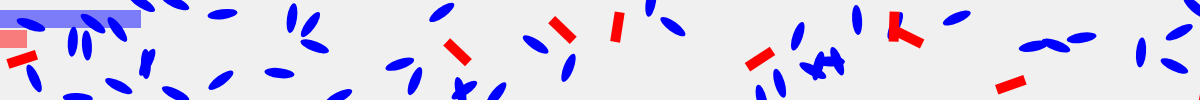
Frame 1 (no input)
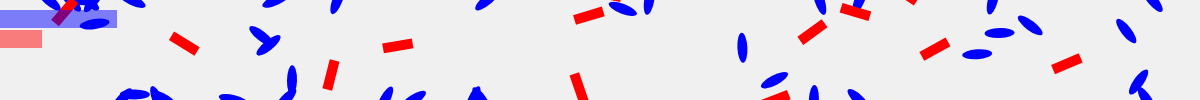
Frame 60 (no input)
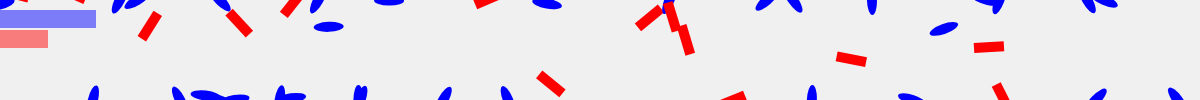
Frame 120 (the mouse pressed at the canvas centre since frame 60)

The p5.js sketch that drew these frames (run headless with seeded random() and noise() and a simulated clock; from frame 60 on, the mouse is pressed at the canvas centre):

// p5.js sketch
// ── sketch.js
let w;
var canvas;

function windowResized(){
  resizeCanvas(windowWidth, document.body.scrollHeight);
}

function setWorld(){
  w = new World();
  for (let i = 0; i < globalConfig.prey; i++) {
    w.addAnimal(new Prey(w));
  }

  for (let i = 0; i < globalConfig.predators; i++) {
    w.addAnimal(new Predator(w));
  }
}

function setup() {
  canvas = createCanvas(windowWidth, document.body.scrollHeight);
  canvas.position(0,0);
  canvas.style("z-index", "-1");
  setWorld();
  frameRate(24);
}

function draw() {
  background(240);
  w.tic();
  drawPop();
}

function drawPop() {
  let numPrey = w.count(Prey);
  let numPredator = w.count(Predator);
  
  if(numPrey == 0 | numPredator == 0){
    setWorld();
  }
 
    noStroke();
    fill(0, 0, 255, 124);
    rect(0, 10, numPrey*3, 18);
    fill(255, 0, 0, 124);
    rect (0, 30, numPredator*3, 18);
}

// ── animal.js
class Animal {
    constructor(w) {
      this.x = random(width);
      this.y = random(height);
      this.tspeed = 0.1;
      this.fspeed = 2;
      this.sz = 15;
      this.energy = 200;
      // Changed the rate to be lower
      this.reproductionRate = 0.01;
      this.heading = random(2 * PI);
      this.alive = true;
      this.w = w;
    }
  
    display() {
      // Implement the display method for your Animal class here.
    }
  
    show() {
      if (this.alive) {
        push();
        translate(this.x, this.y);
        rotate(this.heading);
        this.display();
        pop();
      }
    }
  
    shouldReproduce() {
      return random(1) < this.reproductionRate;
    }
  
    turn(dRads) {
      this.heading += dRads;
    }
  
    forward(amount) {
      this.x += cos(this.heading) * amount;
      this.y += sin(this.heading) * amount;
    }
  
    move() {
      this.turn(random(-this.tspeed, this.tspeed));
      this.forward(random(this.fspeed));
    }
  
    step() {
      this.move();
      this.fence();
    }
  
    wrap() {
      if (this.x > width) this.x = 0;
      else if (this.x < 0) this.x = width;
  
      if (this.y > height) this.y = 0;
      else if (this.y < 0) this.y = height;
    }
  
    fence() {
      this.x = constrain(this.x, 0, width);
      this.y = constrain(this.y, 0, height);
    }
  
    die() {
      this.alive = false;
    }
  
    distance(a) {
      return dist(this.x, this.y, a.x, a.y);
    }
  
    nearBy(maxD, T) {
      return this.w.nearBy(this, maxD, T);
    }
  }
  
// ── config.js
const config = {
    prey: 50,
    predators: 9,
    preyReproductionRate: .0037,
    predatorReproductionRate: .01,
    preySpeed: 2.8,
    predatorSpeed: 1.8,
};

window.globalConfig = config;
// ── predator.js
class Predator extends Animal {
    constructor(w) {
      super(w);
    }
  
    display() {
      if (!this.alive) {
        return;
      }
      fill(255, 0, 0);
      noStroke();
      rect(0, 0, this.sz * 2, 10);
    }
  
    step() {
      super.step();
      this.energy -= random(2.5, 3.5);
      if (this.shouldReproduce()) {
        this.w.addAnimal(new Predator(this.w));
      }
      if (this.nearBy(this.sz, Prey)) {
        this.energy = 200;
      }
      if (this.energy <= 0) {
        this.die();
      }
    }
  }
  
// ── prey.js
class Prey extends Animal {
    constructor(w) {
      super(w);
      this.reproductionRate = 0.0002;
    }
  
    display() {
      if (!this.alive) {
        return;
      }
      fill(0, 0, 255);
      noStroke();
      ellipse(0, 0, this.sz * 2, 10);
    }
  
    step() {
      super.step();
  
      if (this.nearBy(this.sz, Predator)) {
        this.die();
      }
      if (this.shouldReproduce()) {
        this.w.addAnimal(new Prey(this.w));
      }
    }
  }
  
// ── smoothscroll.js
document.addEventListener("DOMContentLoaded", function() {
    document.querySelectorAll('a[href^="#"]').forEach(anchor => {
        anchor.addEventListener("click", function(e) {
            e.preventDefault();

            const targetId = this.getAttribute("href").substring(1);
            const targetElement = document.getElementById(targetId);

            window.scrollTo({
                top: targetElement.offsetTop,
                behavior: "smooth"
            });
        });
    });
});

// ── style.css
#main-menu{
    font-family: 'Space Mono', monospace;
    font-weight: 400;
    font-size: 64px;
    padding: 40px;
}

a{
    color: black;
}


#defaultCanvas0{
    display:block;
    position: fixed;
    top: 0;
    left: 0;
    z-index: -1;
    height: 200%;
}


.section-header {
    display: flex;
    align-items: center;
    justify-content: space-between;
    gap: 30px;
    font-family: 'Space Mono', monospace;
    font-weight: 400;
    font-size: 64px;
    padding-top: 40px;
    margin: 20px;
}

.content-text{
    font-family: 'Space Mono', monospace;
    font-weight: 400;
    font-size: 30px;
}

.right-title{
    justify-content: flex-end;
}


#about-content{
    padding-top: 20px;
    display: flex;
    gap: 40px;
    flex: 1;
    align-items: center;
    padding-top: 40px;
    margin: 20px;
    
}

#selfie {
    max-width: 50%;
    height: auto;
    flex-shrink: 0; 
}

/* Grid code is mostly from online, with a lot of modification by me */
#social{
    margin-bottom: 40px;
}


.grid-container {
    display: grid;
    grid-template-columns: repeat(2, 1fr); 
    gap: 40px;
    margin: 40px auto;
}

.grid-item {
    border: 5px solid black;
    border-radius: 10px;
    padding: 20px;
    text-align: center;
}

.grid-item h3 {
    font-family: 'Space Mono', 'monospace' ;
    margin-bottom: 10px;
}

.grid-item p {
    font-family: 'Space Mono', 'monospace' ;
    margin-bottom: 20px;
}

.grid-item a {
    color: black; /* Link color */
    text-decoration: none;
}

.grid-item a:hover {
    text-decoration: underline;
}

/* social buttons code */
.social-list{
    text-align: center;
    font-family: 'Space Mono', 'monospace' ;
}

.social-list li{
    display: inline-block;
    margin: 0 10px;
    font-size: 20px;
}

#email{
    text-align: center;
}




/* footer code */
footer {
    background-color: #f0f0f0;
    padding-top: 10px;
    text-align: center;
}

.footer-content {
    max-width: 600px;
    margin: 0 auto;
}

.footer-social a {
    display: inline-block;
    margin: 0 10px;
    color: #333;
    text-decoration: none;
}

.footer-social {
    padding-top: 30px;
    margin-right: 5px;
    font-size: 14px;
    font-family: 'Space Mono', 'monospace' ;
}

.footer-social a:hover {
    color: #0077b5; /* LinkedIn color */
}

.footer-social a:last-child {
    margin-right: 0;
}


// ── world.js
class World {
    constructor() {
      this.MAX_ANIMALS = 10000;
      this.animals = new Array(this.MAX_ANIMALS);
      this.num = 0;
    }
  
    tic() {
      for (let i = 0; i < this.num; i++) {
        this.animals[i].step();
        this.animals[i].show();
      }
      this.removeDead();
    }
  
    addAnimal(a) {
      this.animals[this.num] = a;
      this.num++;
    }
  
    count(T) {
      let count = 0;
      for (let i = 0; i < this.animals.length; i++) {
        if (this.animals[i] instanceof T) {
          count++;
        }
      }
      return count;
    }
  
    removeDead() {
      for (let i = this.num - 1; i >= 0; i--) {
        if (!this.animals[i].alive) {
          this.animals[i] = this.animals[this.num - 1];
          this.animals[this.num - 1] = null;
          this.num--;
        }
      }
    }
  
    nearBy(c, maxD, T) {
      for (let i = 0; i < this.num; i++) {
        let d = c.distance(this.animals[i]);
        if (d < maxD && this.animals[i] instanceof T) {
          return true;
        }
      }
      return false;
    }
  }
  
